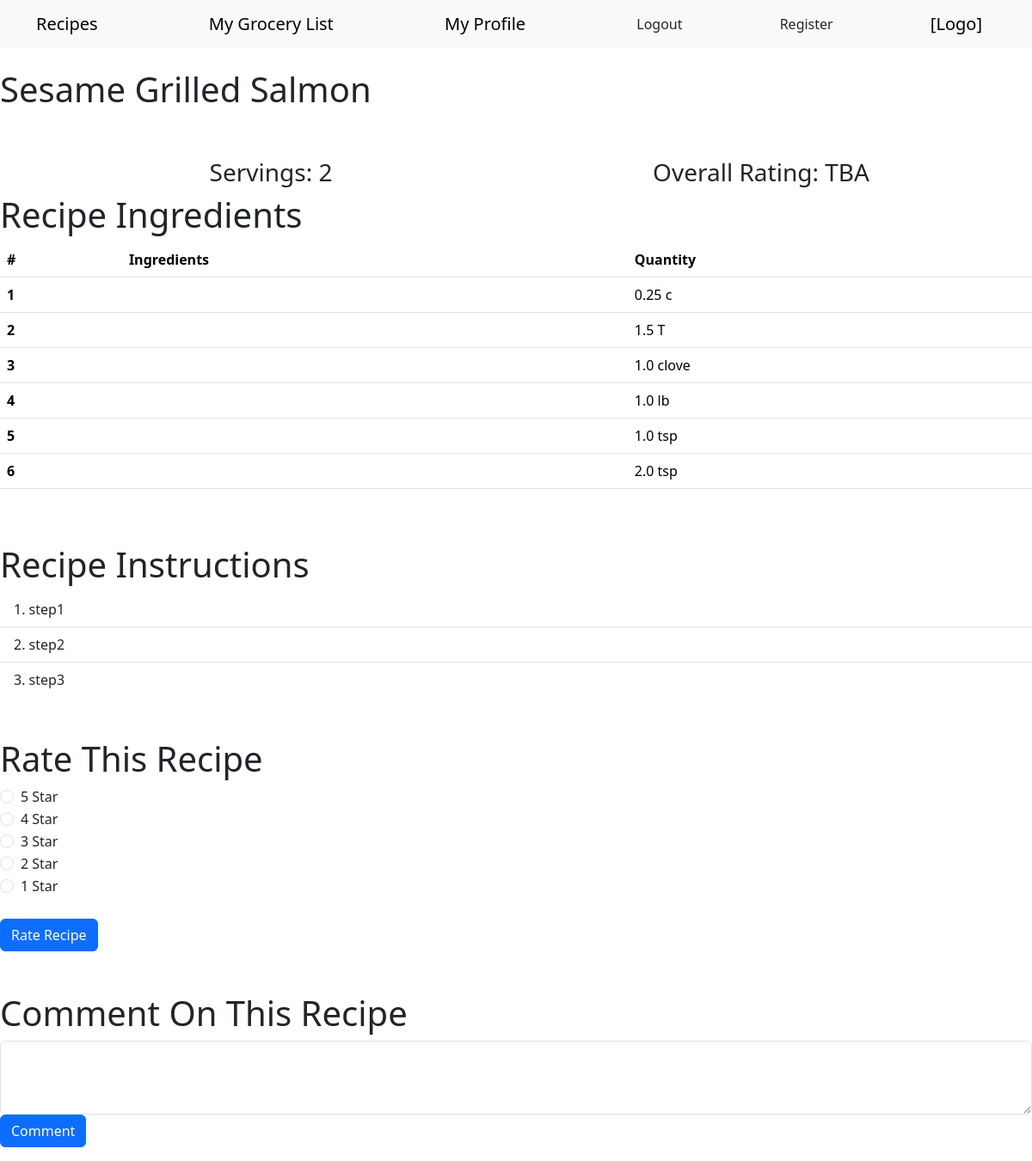
Screenshot of /recipe-2 (signed in) with the database file from the repository.
### app/models.py (models this page shows, shortened)
class Recipe(db.Model):
	__tablename__ = 'recipes'
	recipe_id = db.Column(db.Integer, primary_key=True)
	recipe_desc = db.Column(db.String(100))
	recipe_type = db.Column(db.String(50))
	recipe_servings = db.Column(db.Integer)
	recipe_rating = db.Column(db.Integer)
	recipe_insns = db.Column(db.String(1000))

class Recipe_Ingredient(db.Model):
	__tablename__ = 'recipe_ingredients'
	recing_id = db.Column(db.Integer, primary_key=True)
	recipe_id = db.Column(db.Integer, db.ForeignKey('recipes.recipe_id'))
	ing_id = db.Column(db.Integer, db.ForeignKey('ingredients.ing_id'))
	ing_qty = db.Column(db.Double)
	ing_uom = db.Column(db.String(10))

### app/routes.py (the view)
@myapp_obj.route("/recipe-<id>")
def recipeX(id):
	recipe = db.session.get(Recipe, id)
	ing_descs = get_Ing_Descs(id)
	recipe_qtys = Recipe_Ingredient.query.filter(Recipe_Ingredient.recipe_id==id).all()
	recipe_insns = ['step1', 'step2', 'step3'] # insns to be parsed soon
	rform = RatingsForm()
	cform = CommentsForm()
	if cform.validate_on_submit(): # comments form validation / db submission
		cmt_tmstp = str(datetime.now())
		comment = Recipe_Comment(
			comment_desc=form.comment_desc.data,
			user_id=1,
			recipe_id=id,
			comment_tmstp=cmt_tmstp
		)
		db.session.add(comment)
		db.session.commit()
		print(f'Comment has been added!')
		return redirect("/")
	else:
		print("Comments Form Error")
	if rform.validate_on_submit(): # ratings form validation / db submission
		return redirect("/")
	else:
		print("Ratings Form Error")
	return render_template(
		"recipe.html",
		recipe=recipe,
		ing_descs=ing_descs,
		qtys=recipe_qtys,
		recipe_insns=recipe_insns,
		cform=cform, rform=rform
	)

### app/forms.py
class RatingsForm(FlaskForm):
	rating_id = HiddenField()

class CommentsForm(FlaskForm):
	comment_id = HiddenField()
	comment_desc = StringField('COMMENT', [validators.DataRequired()])
	submit = SubmitField('Comment')

### app/routes.py (called while the page is built)
def get_Ing_Descs(id):
	ingredients = Recipe_Ingredient.query.all()
	descs = []
	recipe_ings = Recipe_Ingredient.query.filter(Recipe_Ingredient.recipe_id==id).all()

### app/templates/recipe.html
{% extends 'base.html' %}
{% block header %}
	<br>
	<h1>{% block title %}{{recipe.recipe_desc}}{% endblock %}</h1>
{% endblock %}
{% block content %}
		<br><br>
		<div class="container text-center">
		<div class="row">
		<div class="col"><h3>Servings: {{recipe.recipe_servings}}</h3></div>
		<div class="col"><h3>Overall Rating: {{recipe.recipe_rating}}</h3></div>
		</div></div>
		<h1>Recipe Ingredients</h1>
		<table class="table">
		<thead><tr>
		<th scope="col">#</th>
		<th scope="col">Ingredients</th>
		<th scope="col">Quantity</th>
		</tr></thead>
		<tbody>
		{% for qty in qtys %}
		<tr><th scope="row">{{loop.index}}</th>
		<td>{{ing_descs[loop.index]}}</td>
		<td>{{qty.ing_qty}} {{qty.ing_uom}}</td></tr>
		{% endfor %}
		</tbody>
		</table><br><br>
		<h1>Recipe Instructions</h1>
		<ol class="list-group list-group-numbered list-group-flush">
		{% for insn in recipe_insns %}
		<li class="list-group-item">{{insn}}</li>
		{% endfor %}
		</ol>
		<br><br>
		<h1>Rate This Recipe</h1>
		<form method="POST" action="/">
		<div class="form-check">
  		<input class="form-check-input" type="radio" name="radioDefault" id="radioDefault5">
  		<label class="form-check-label" for="radioDefault5">5 Star</label>
		</div>
		<div class="form-check">
		<input class="form-check-input" type="radio" name="radioDefault" id="radioDefault4">
		<label class="form-check-label" for="radioDefault4">4 Star</label>
		</div>
		<div class="form-check">
		<input class="form-check-input" type="radio" name="radioDefault" id="radioDefault3">
		<label class="form-check-label" for="radioDefault3">3 Star</label>
		</div>
		<div class="form-check">
		<input class="form-check-input" type="radio" name="radioDefault" id="radioDefault2">
		<label class="form-check-label" for="radioDefault2">2 Star</label>
		</div>
		<div class="form-check">
		<input class="form-check-input" type="radio" name="radioDefault" id="radioDefault1">
		<label class="form-check-label" for="radioDefault1">1 Star</label>
		</div>
		<br>
		<button type="submit" class="btn btn-primary">Rate Recipe</button>
		</form>
		<br><br>
		<h1>Comment On This Recipe</h1>
		<form>
		<div class="mb-3">
		<textarea class="form-control" id="exampleFormControlTextarea1" rows="3"></textarea>
		<button type="submit" class="btn btn-primary">Comment</button>
		</div>
		</form>
{% endblock %}

### rows the page displays
Recipe: recipe_desc "Sesame Grilled Salmon", recipe_servings "2", recipe_rating "TBA"
Recipe_Ingredient: ing_qty "0.25", ing_uom "c"
Recipe_Ingredient: ing_qty "1.5", ing_uom "T"
Recipe_Ingredient: ing_qty "1.0", ing_uom "clove"
Recipe_Ingredient: ing_qty "1.0", ing_uom "lb"
Recipe_Ingredient: ing_qty "1.0", ing_uom "tsp"
Recipe_Ingredient: ing_qty "2.0", ing_uom "tsp"

### other values shown
{{ insn }} "step1" "step2" "step3"
